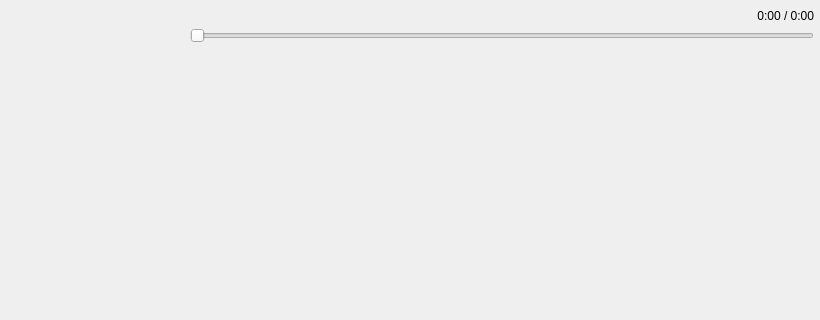
<?xml version="1.0" encoding="UTF-8"?>
<ui version="4.0">
 <class>DialogMidiPlayer</class>
 <widget class="QDialog" name="DialogMidiPlayer">
  <property name="geometry">
   <rect>
    <x>0</x>
    <y>0</y>
    <width>820</width>
    <height>320</height>
   </rect>
  </property>
  <property name="windowTitle">
   <string>MIDI player</string>
  </property>
  <property name="windowIcon">
   <iconset resource="../resources.qrc">
    <normaloff>:/misc/polyphone.png</normaloff>:/misc/polyphone.png</iconset>
  </property>
  <layout class="QVBoxLayout" name="verticalLayout">
   <property name="spacing">
    <number>3</number>
   </property>
   <property name="leftMargin">
    <number>6</number>
   </property>
   <property name="topMargin">
    <number>3</number>
   </property>
   <property name="rightMargin">
    <number>6</number>
   </property>
   <property name="bottomMargin">
    <number>6</number>
   </property>
   <item>
    <layout class="QHBoxLayout" name="layoutTransport">
     <property name="spacing">
      <number>6</number>
     </property>
     <item>
      <widget class="QPushButton" name="pushOpen">
       <property name="minimumSize">
        <size>
         <width>40</width>
         <height>40</height>
        </size>
       </property>
       <property name="maximumSize">
        <size>
         <width>40</width>
         <height>40</height>
        </size>
       </property>
       <property name="focusPolicy">
        <enum>Qt::FocusPolicy::NoFocus</enum>
       </property>
       <property name="toolTip">
        <string>Open a MIDI file</string>
       </property>
       <property name="iconSize">
        <size>
         <width>28</width>
         <height>28</height>
        </size>
       </property>
       <property name="flat">
        <bool>true</bool>
       </property>
      </widget>
     </item>
     <item>
      <widget class="QPushButton" name="pushPlayPause">
       <property name="minimumSize">
        <size>
         <width>40</width>
         <height>40</height>
        </size>
       </property>
       <property name="maximumSize">
        <size>
         <width>40</width>
         <height>40</height>
        </size>
       </property>
       <property name="focusPolicy">
        <enum>Qt::FocusPolicy::NoFocus</enum>
       </property>
       <property name="iconSize">
        <size>
         <width>32</width>
         <height>32</height>
        </size>
       </property>
       <property name="flat">
        <bool>true</bool>
       </property>
      </widget>
     </item>
     <item>
      <widget class="QPushButton" name="pushStop">
       <property name="minimumSize">
        <size>
         <width>40</width>
         <height>40</height>
        </size>
       </property>
       <property name="maximumSize">
        <size>
         <width>40</width>
         <height>40</height>
        </size>
       </property>
       <property name="focusPolicy">
        <enum>Qt::FocusPolicy::NoFocus</enum>
       </property>
       <property name="toolTip">
        <string>Stop</string>
       </property>
       <property name="iconSize">
        <size>
         <width>32</width>
         <height>32</height>
        </size>
       </property>
       <property name="flat">
        <bool>true</bool>
       </property>
      </widget>
     </item>
     <item>
      <widget class="QPushButton" name="pushLoop">
       <property name="minimumSize">
        <size>
         <width>40</width>
         <height>40</height>
        </size>
       </property>
       <property name="maximumSize">
        <size>
         <width>40</width>
         <height>40</height>
        </size>
       </property>
       <property name="focusPolicy">
        <enum>Qt::FocusPolicy::NoFocus</enum>
       </property>
       <property name="toolTip">
        <string>Loop</string>
       </property>
       <property name="iconSize">
        <size>
         <width>24</width>
         <height>24</height>
        </size>
       </property>
       <property name="checkable">
        <bool>true</bool>
       </property>
       <property name="flat">
        <bool>true</bool>
       </property>
      </widget>
     </item>
     <item>
      <layout class="QVBoxLayout" name="layoutPosition">
       <property name="spacing">
        <number>0</number>
       </property>
       <item>
        <layout class="QHBoxLayout" name="layoutFile">
         <item>
          <widget class="QLabel" name="labelFile">
           <property name="sizePolicy">
            <sizepolicy hsizetype="Ignored" vsizetype="Preferred">
             <horstretch>0</horstretch>
             <verstretch>0</verstretch>
            </sizepolicy>
           </property>
          </widget>
         </item>
         <item>
          <widget class="QLabel" name="labelTime">
           <property name="text">
            <string notr="true">0:00 / 0:00</string>
           </property>
           <property name="alignment">
            <set>Qt::AlignmentFlag::AlignRight|Qt::AlignmentFlag::AlignVCenter</set>
           </property>
          </widget>
         </item>
        </layout>
       </item>
       <item>
        <widget class="QSlider" name="sliderPosition">
         <property name="focusPolicy">
          <enum>Qt::FocusPolicy::NoFocus</enum>
         </property>
         <property name="orientation">
          <enum>Qt::Orientation::Horizontal</enum>
         </property>
        </widget>
       </item>
      </layout>
     </item>
    </layout>
   </item>
   <item>
    <widget class="QLabel" name="labelMessage">
     <property name="sizePolicy">
      <sizepolicy hsizetype="Preferred" vsizetype="Expanding">
       <horstretch>0</horstretch>
       <verstretch>0</verstretch>
      </sizepolicy>
     </property>
     <property name="alignment">
      <set>Qt::AlignmentFlag::AlignCenter</set>
     </property>
     <property name="wordWrap">
      <bool>true</bool>
     </property>
    </widget>
   </item>
   <item>
    <widget class="QScrollArea" name="scrollArea">
     <property name="frameShape">
      <enum>QFrame::Shape::NoFrame</enum>
     </property>
     <property name="widgetResizable">
      <bool>true</bool>
     </property>
     <widget class="QWidget" name="scrollAreaWidgetContents">
      <property name="geometry">
       <rect>
        <x>0</x>
        <y>0</y>
        <width>808</width>
        <height>200</height>
       </rect>
      </property>
      <layout class="QVBoxLayout" name="layoutChannels">
       <property name="leftMargin">
        <number>0</number>
       </property>
       <property name="topMargin">
        <number>0</number>
       </property>
       <property name="rightMargin">
        <number>0</number>
       </property>
       <property name="bottomMargin">
        <number>0</number>
       </property>
       <item>
        <layout class="QGridLayout" name="gridChannels">
         <property name="horizontalSpacing">
          <number>6</number>
         </property>
         <property name="verticalSpacing">
          <number>2</number>
         </property>
        </layout>
       </item>
       <item>
        <spacer name="verticalSpacer">
         <property name="orientation">
          <enum>Qt::Orientation::Vertical</enum>
         </property>
         <property name="sizeHint" stdset="0">
          <size>
           <width>20</width>
           <height>0</height>
          </size>
         </property>
        </spacer>
       </item>
      </layout>
     </widget>
    </widget>
   </item>
  </layout>
 </widget>
 <resources>
  <include location="../resources.qrc"/>
 </resources>
 <connections/>
</ui>
